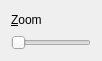
<ui version="4.0" >
 <class>ScaleWidget</class>
 <widget class="QWidget" name="ScaleWidget" >
  <property name="geometry" >
   <rect>
    <x>0</x>
    <y>0</y>
    <width>102</width>
    <height>61</height>
   </rect>
  </property>
  <layout class="QVBoxLayout" >
   <item>
    <widget class="QLabel" name="label" >
     <property name="text" >
      <string>&amp;Zoom</string>
     </property>
     <property name="buddy" >
      <cstring>Slider</cstring>
     </property>
    </widget>
   </item>
   <item>
    <widget class="QSlider" name="Slider" >
     <property name="toolTip" >
      <string>Zoom</string>
     </property>
     <property name="statusTip" >
      <string>Zooms objects in the window</string>
     </property>
     <property name="minimum" >
      <number>0</number>
     </property>
     <property name="maximum" >
      <number>99</number>
     </property>
     <property name="sliderPosition" >
      <number>0</number>
     </property>
     <property name="orientation" >
      <enum>Qt::Horizontal</enum>
     </property>
    </widget>
   </item>
  </layout>
 </widget>
 <resources>
  <include location="../../resource/default.qrc" />
 </resources>
 <connections/>
</ui>
